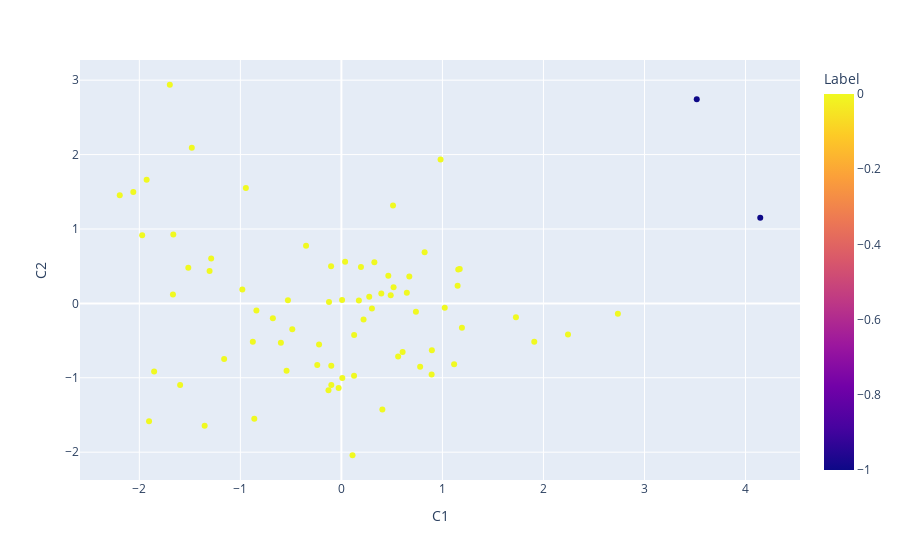

Notebook code for this chart:
### Code cell
visualize_clusters(eps, min_samples)

### Figure 1 — Plotly figure (JSON) as saved in the notebook; plotly's stock layout.template omitted (floating-point values rounded to 4 significant figures)
{"data": [{"customdata": [["Ramechhap"], ["Gorkha"], ["Saptari"], ["Siraha"], ["Rautahat"], ["Lamjung"], ["Rasuwa"], ["Dhading"], ["Kavrepalanchok"], ["Dolakha"], ["Nuwakot"], ["Okhaldhunga"], ["Parbat"], ["Kaski"], ["Bara"], ["Bhaktapur"], ["Lalitpur"], ["Parsa"], ["Khotang"], ["Tanahu"], ["Sarlahi"], ["Myagdi"], ["Sindhuli"], ["Chitwan"], ["Syangja"], ["Sindhupalchok"], ["Dhanusa"], ["Mahottari"], ["Udayapur"], ["Morang"], ["Darchula"], ["Dhankuta"], ["Baitadi"], ["Solukhumbu"], ["Baglung"], ["Salyan"], ["Arghakhanchi"], ["Kathmandu"], ["Sankhuwasabha"], ["Rukum"], ["Banke"], ["Sunsari"], ["Bhojpur"], ["Rupandehi"], ["Palpa"], ["Panchthar"], ["Gulmi"], ["Makwanpur"], ["Tehrathum"], ["Dailekh"], ["Ilam"], ["Dadeldhura"], ["Nawalparasi"], ["Kapilbastu"], ["Dang"], ["Jhapa"], ["Surkhet"], ["Bardiya"], ["Achham"], ["Kanchanpur"], ["Doti"], ["Kailali"], ["Jajarkot"], ["Rolpa"], ["Taplejung"], ["Mugu"], ["Bajhang"], ["Mustang"], ["Manang"], ["Pyuthan"], ["Humla"], ["Bajura"], ["Kalikot"], ["Jumla"], ["Dolpa"]], "hovertemplate": "C1=%{x}<br>C2=%{y}<br>District=%{customdata[0]}<br>Label=%{marker.color}<extra></extra>", "legendgroup": "", "marker": {"color": [0, 0, 0, 0, 0, 0, 0, 0, 0, 0, 0, 0, 0, 0, 0, 0, 0, 0, 0, 0, 0, 0, 0, 0, 0, 0, 0, 0, 0, 0, 0, 0, 0, 0, 0, 0, 0, -1, 0, 0, 0, 0, 0, 0, 0, 0, 0, 0, 0, 0, 0, 0, 0, 0, 0, 0, 0, 0, 0, 0, 0, 0, 0, 0, 0, 0, 0, 0, -1, 0, 0, 0, 0, 0, 0], "coloraxis": "coloraxis", "symbol": "circle"}, "mode": "markers", "name": "", "showlegend": false, "type": "scatter", "x": [0.1102, 0.4054, -0.8623, -1.354, -1.904, 0.8931, 0.1253, -0.02733, 1.116, -0.1278, -0.09975, 0.009026, 0.7795, 2.243, -0.1003, 1.909, 2.737, -0.2389, 0.5614, 0.8956, -1.596, 0.6061, -0.5428, 1.728, 1.193, -0.221, -1.161, -1.854, 0.1263, 0.7376, -0.599, 1.023, -0.8766, 1.15, 0.2194, -0.4862, 0.3021, 4.146, 0.4881, -0.6784, -0.1227, 0.2755, 0.1728, 0.3949, 0.6478, 0.5166, 0.006907, 0.6722, 1.171, -0.8412, 1.157, -0.5292, 0.4644, -0.9806, 0.3264, 0.8238, 0.1935, -0.1021, -1.667, 0.03672, -1.305, -0.3499, -1.515, -1.289, 0.5111, -1.664, -1.972, 0.9817, 3.517, -0.9457, -2.194, -2.06, -1.928, -1.481, -1.698], "xaxis": "x", "y": [-2.041, -1.425, -1.551, -1.646, -1.584, -0.9554, -0.9718, -1.138, -0.8171, -1.169, -1.096, -1.005, -0.8517, -0.4186, -0.8379, -0.517, -0.1392, -0.8269, -0.7135, -0.6298, -1.098, -0.6519, -0.9056, -0.1854, -0.329, -0.5523, -0.7464, -0.9153, -0.4246, -0.1124, -0.529, -0.05747, -0.5162, 0.2353, -0.2176, -0.3492, -0.06973, 1.151, 0.1108, -0.1988, 0.02006, 0.08815, 0.03888, 0.1322, 0.1426, 0.217, 0.0438, 0.3607, 0.462, -0.09433, 0.4564, 0.04149, 0.3702, 0.1858, 0.5534, 0.6862, 0.4879, 0.4995, 0.1203, 0.5593, 0.434, 0.7734, 0.4792, 0.6039, 1.316, 0.9267, 0.9169, 1.935, 2.744, 1.551, 1.453, 1.497, 1.662, 2.093, 2.939], "yaxis": "y"}], "layout": {"coloraxis": {"colorbar": {"title": {"text": "Label"}}, "colorscale": [[0, "#0d0887"], [0.1111, "#46039f"], [0.2222, "#7201a8"], [0.3333, "#9c179e"], [0.4444, "#bd3786"], [0.5556, "#d8576b"], [0.6667, "#ed7953"], [0.7778, "#fb9f3a"], [0.8889, "#fdca26"], [1, "#f0f921"]]}, "legend": {"tracegroupgap": 0}, "margin": {"t": 60}, "xaxis": {"anchor": "y", "domain": [0, 1], "title": {"text": "C1"}}, "yaxis": {"anchor": "x", "domain": [0, 1], "title": {"text": "C2"}}}}
